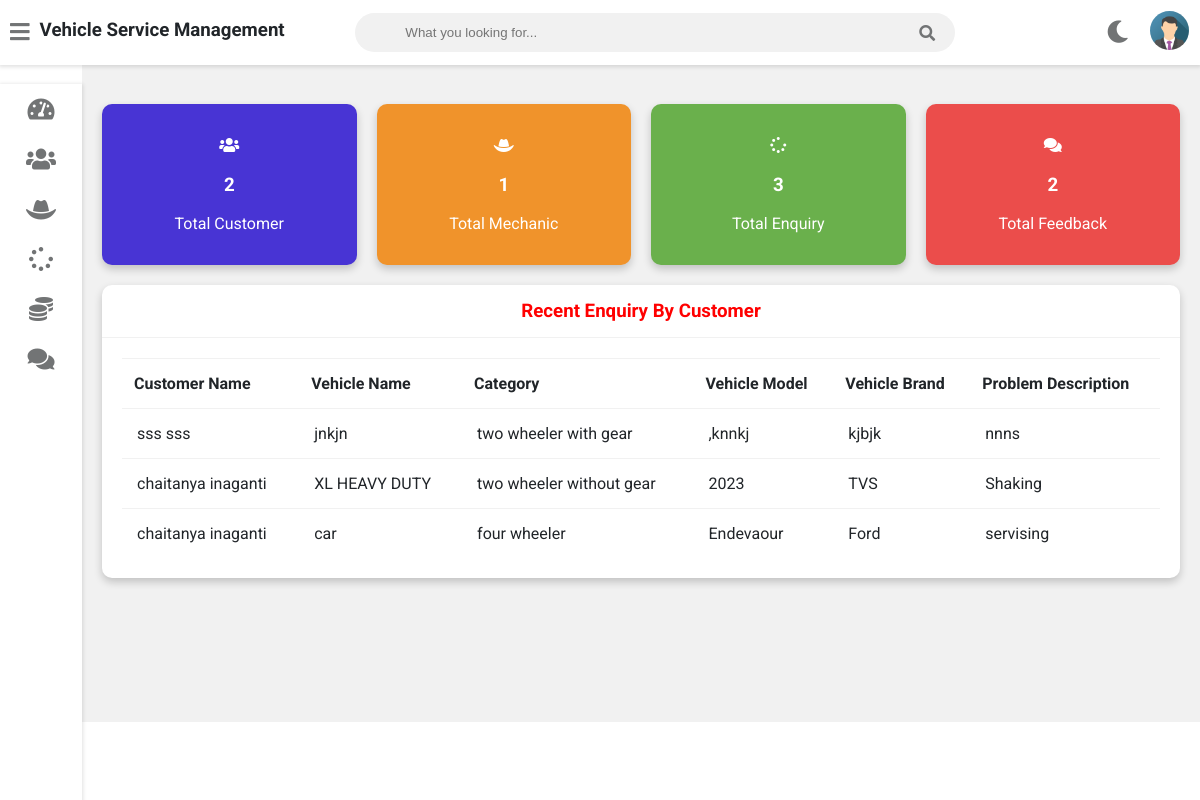
Screenshot of /admin-dashboard (signed in) with the database file from the repository.
### vehicleserviceapp/models.py (models this page shows, shortened)
class Customer(models.Model):
    user=models.OneToOneField(User,on_delete=models.CASCADE)
    profile_pic= models.ImageField(upload_to='profile_pic/CustomerProfilePic/',null=True,blank=True)
    address = models.CharField(max_length=40)
    mobile = models.CharField(max_length=20,null=False)
    @property
    def get_name(self):
        return self.user.first_name+" "+self.user.last_name

class Request(models.Model):
    cat=(('two wheeler with gear','two wheeler with gear'),('two wheeler without gear','two wheeler without gear'),('three wheeler','three wheeler'),('four wheeler','four wheeler'))
    category=models.CharField(max_length=50,choices=cat)
    vehicle_no=models.PositiveIntegerField(null=False)
    vehicle_name = models.CharField(max_length=40,null=False)
    vehicle_model = models.CharField(max_length=40,null=False)
    vehicle_brand = models.CharField(max_length=40,null=False)
    problem_description = models.CharField(max_length=500,null=False)
    date=models.DateField(auto_now=True)
    cost=models.PositiveIntegerField(null=True)
    customer=models.ForeignKey('Customer', on_delete=models.CASCADE,null=True)
    mechanic=models.ForeignKey('Mechanic',on_delete=models.CASCADE,null=True)
    stat=(('Pending','Pending'),('Approved','Approved'),('Repairing','Repairing'),('Repairing Done','Repairing Done'),('Released','Released'))
    status=models.CharField(max_length=50,choices=stat,default='Pending',null=True)

### vehicleserviceapp/views.py (the view)
# urls.py: path('admin-dashboard', views.admin_dashboard_view,name='admin-dashboard'),
@login_required(login_url='adminlogin')
def admin_dashboard_view(request):
    enquiry=models.Request.objects.all().order_by('-id')
    customers=[]
    for enq in enquiry:
        customer=models.Customer.objects.get(id=enq.customer_id)
        customers.append(customer)
    dict={
    'total_customer':models.Customer.objects.all().count(),
    'total_mechanic':models.Mechanic.objects.all().count(),
    'total_request':models.Request.objects.all().count(),
    'total_feedback':models.Feedback.objects.all().count(),
    'data':zip(customers,enquiry),
    }
    return render(request,'vehicle/admin_dashboard.html',context=dict)

### templates/vehicle/admin_dashboard.html
{% extends 'vehicle/adminbase.html' %}
{% load static %}
{% block content %}
	<div class="wrapper">
		<div class="row">
			<div class="col-3 col-m-6 col-sm-6">
				<div class="counter bg-primary">
					<p>
						<i class="fas fa-users"></i>
					</p>
					<h3>{{total_customer}}</h3>
					<p>Total Customer</p>
				</div>
			</div>
			<div class="col-3 col-m-6 col-sm-6">
				<div class="counter bg-warning">
					<p>
						<i class="fas fa-hat-cowboy"></i>
					</p>
					<h3>{{total_mechanic}}</h3>
					<p>Total Mechanic</p>
				</div>
			</div>
			<div class="col-3 col-m-6 col-sm-6">
				<div class="counter bg-success">
					<p>
						<i class="fas fa-spinner"></i>
					</p>
					<h3>{{total_request}}</h3>
					<p>Total Enquiry</p>
				</div>
			</div>
			<div class="col-3 col-m-6 col-sm-6">
				<div class="counter bg-danger">
					<p>
						<i class="fas fa-comments"></i>
					</p>
					<h3>{{total_feedback}}</h3>
					<p>Total Feedback</p>
				</div>
			</div>
		</div>
		<div class="row">
			<div class="col-12 col-m-12 col-sm-12">
				<div class="card">
					<div class="card-header">
						<h3 style="color:red; text-align:center" >Recent Enquiry By Customer
						</h3>
					</div>
					<div class="card-content">
						<table>
							<thead>
								<tr>
									<th>Customer Name</th>
									<th>Vehicle Name</th>
									<th>Category</th>
									<th>Vehicle Model</th>
									<th>Vehicle Brand</th>
									<th>Problem Description</th>
								</tr>
							</thead>
							<tbody>
								{% for c,r in data %}
								<tr>
									<td> {{c.get_name}}</td>
									<td> {{r.vehicle_name}}</td>
									<td>{{r.category}}</td>
									<td>{{r.vehicle_model}}</td>
									<td>{{r.vehicle_brand}}</td>
									<td>{{r.problem_description}}</td>
								</tr>
								{% endfor %}
							</tbody>
						</table>
					</div>
				</div>
			</div>
		</div>
  <br><br><br><br><br><br>
	</div>
{% endblock content %}

### static/style.css (style rules this page uses)
:root { --primary-color: #4834d4; --success-color: #6ab04c; --warning-color: #f0932b; --danger-color: #eb4d4b; --light-color: #212529; --light-second-color: #727475; --light-background: #ffffff; --light-second-background: #f1f1f1; --dark-color: #909090; --dark-second-color: #f5f6fa; --dark-background: #23242D; --dark-second-background: #181818; }
.light { --main-bg-color: var(--light-background); --second-bg-color: var(--light-second-background); --main-color: var(--light-color); --second-color: var(--light-second-color); }
.bg-primary { background: var(--primary-color); }
.bg-success { background: var(--success-color); }
.bg-warning { background: var(--warning-color); }
.bg-danger { background: var(--danger-color); }
* { box-sizing: border-box; }
body { font-family: 'Roboto', sans-serif; background: var(--main-bg-color); color: var(--main-color); margin: 0; }
.wrapper { padding: 10px; margin-left: 82px; padding-top: 75px; background: var(--second-bg-color); transition: margin-left .5s; }
.row { display: flex; flex-wrap: wrap; flex-direction: row; }
.row:after, .row:before { box-sizing: border-box; }
[class*="col-"] { padding: 10px; }
@media only screen and (min-width: 600px) { .col-sm-6 { width: 50%; } }
@media only screen and (min-width: 600px) { .col-sm-12 { width: 100%; } }
@media only screen and (min-width: 768px) { .col-m-6 { width: 50%; } }
@media only screen and (min-width: 768px) { .col-m-12 { width: 100%; } }
@media only screen and (min-width: 992px) { .col-3 { width: 25%; } }
@media only screen and (min-width: 992px) { .col-12 { width: 100%; } }
.counter { padding: 16px; text-align: center; color: #fff; border-radius: 10px; box-shadow: 0 4px 8px 0 rgba(0,0,0,0.2); }
.card { background: var(--main-bg-color); color: var(--main-color); border-radius: 10px; margin-bottom: 10px; box-shadow: 0 4px 8px 0 rgba(0,0,0,0.2); }
.card-header { padding: 15px 30px; border-bottom: 1px solid var(--second-bg-color); position: relative; }
.card-header h3 { margin: 0; }
.card-content { padding: 20px; overflow-x: auto; }
table { border-collapse: collapse; width: 100%; }
table td { border-top: 1px solid var(--second-bg-color); padding: 15px; }
table th { border-top: 1px solid var(--second-bg-color); border-bottom: 1px solid var(--second-bg-color); padding: 15px 12px; text-align: left; }

### rows the page displays
Customer: get_name "sss sss", vehicle_name "jnkjn", category "two wheeler with gear", vehicle_model ",knnkj", vehicle_brand "kjbjk", problem_description "nnns"
Customer: get_name "chaitanya inaganti", vehicle_name "XL HEAVY DUTY", category "two wheeler without gear", vehicle_model "2023", vehicle_brand "TVS", problem_description "Shaking", vehicle_name "car", category "four wheeler", vehicle_model "Endevaour", vehicle_brand "Ford", problem_description "servising"

### other values shown
{{ total_customer }} "2"
{{ total_mechanic }} "1"
{{ total_request }} "3"
{{ total_feedback }} "2"
